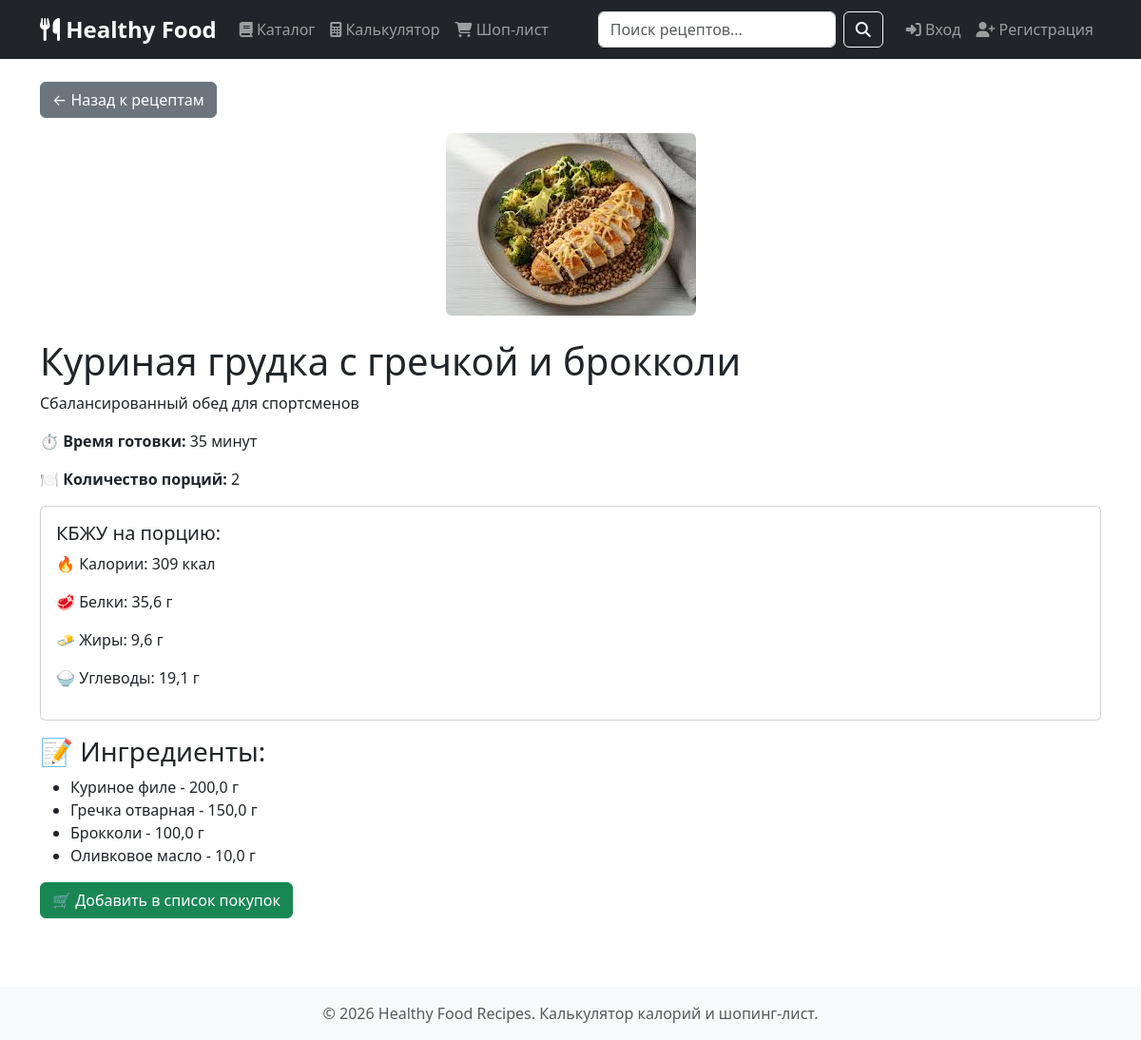
Page /recipe/1/ on the committed database.
### recipes/models.py (models this page shows, shortened)
class Recipe(models.Model):
    title = models.CharField(max_length=200)
    description = models.TextField()
    cooking_time = models.IntegerField(help_text='минуты')
    image = models.ImageField(upload_to='recipes/', blank=True, null=True)
    servings = models.IntegerField(default=1)
    author = models.ForeignKey(User, on_delete=models.CASCADE, null=True, blank=True, related_name='recipes')
    class Meta:
        verbose_name = 'Рецепт'
        verbose_name_plural = 'Рецепты'
        permissions = [
            ('can_edit_all_recipes', 'Может редактировать любые рецепты'),
            ('can_delete_all_recipes', 'Может удалять любые рецепты'),
        ]

class RecipeIngredient(models.Model):
    recipe = models.ForeignKey(Recipe, on_delete=models.CASCADE)
    ingredient = models.ForeignKey(Ingredient, on_delete=models.CASCADE)
    quantity_grams = models.FloatField()
    class Meta:
        verbose_name = 'Ингредиент рецепта'
        verbose_name_plural = 'Ингредиенты рецептов'

class Ingredient(models.Model):
    name = models.CharField(max_length=200)
    calories = models.FloatField(help_text='ккал на 100г')
    protein = models.FloatField()
    fat = models.FloatField()
    carbs = models.FloatField()
    class Meta:
        verbose_name = 'Ингредиент'
        verbose_name_plural = 'Ингредиенты'

### recipes/views.py (the view)
# urls.py: path('recipe/<int:pk>/', views.recipe_detail, name='recipe_detail'),
def recipe_detail(request, pk):
    recipe = get_object_or_404(Recipe, pk=pk)
    total_calories = sum(ri.quantity_grams / 100 * ri.ingredient.calories for ri in recipe.recipeingredient_set.all())
    total_protein = sum(ri.quantity_grams / 100 * ri.ingredient.protein for ri in recipe.recipeingredient_set.all())
    total_fat = sum(ri.quantity_grams / 100 * ri.ingredient.fat for ri in recipe.recipeingredient_set.all())
    total_carbs = sum(ri.quantity_grams / 100 * ri.ingredient.carbs for ri in recipe.recipeingredient_set.all())
    calories_per_serving = total_calories / recipe.servings
    protein_per_serving = total_protein / recipe.servings
    fat_per_serving = total_fat / recipe.servings
    carbs_per_serving = total_carbs / recipe.servings
    is_favorite = False
    if request.user.is_authenticated:
        is_favorite = Favorite.objects.filter(user=request.user, recipe=recipe).exists()
    return render(request, 'recipes/recipe_detail.html', {
        'recipe': recipe,
        'calories_per_serving': calories_per_serving,
        'protein_per_serving': protein_per_serving,
        'fat_per_serving': fat_per_serving,
        'carbs_per_serving': carbs_per_serving,
        'is_favorite': is_favorite,
    })

### recipes/templates/recipes/recipe_detail.html (shortened to what this page needs)
{% extends 'base.html' %}
{% block content %}
<a href="{% url 'recipe_list' %}" class="btn btn-secondary mb-3">← Назад к рецептам</a>
{% if recipe.image %}
<div class="text-center mb-4">
    <img src="{{ recipe.image.url }}" class="img-fluid rounded" alt="{{ recipe.title }}" style="max-height: 400px;">
</div>
{% endif %}
<h1>{{ recipe.title }}</h1>
<p>{{ recipe.description }}</p>
<p><strong>⏱ Время готовки:</strong> {{ recipe.cooking_time }} минут</p>
<p><strong>🍽 Количество порций:</strong> {{ recipe.servings }}</p>
<div class="card mb-3">
    <div class="card-body">
        <h5>КБЖУ на порцию:</h5>
        <p>🔥 Калории: {{ calories_per_serving|floatformat:0 }} ккал</p>
        <p>🥩 Белки: {{ protein_per_serving|floatformat:1 }} г</p>
        <p>🧈 Жиры: {{ fat_per_serving|floatformat:1 }} г</p>
        <p>🍚 Углеводы: {{ carbs_per_serving|floatformat:1 }} г</p>
    </div>
</div>
<h3>📝 Ингредиенты:</h3>
<ul>
    {% for ing in recipe.recipeingredient_set.all %}
    <li>{{ ing.ingredient.name }} - {{ ing.quantity_grams }} г</li>
    {% endfor %}
</ul>
<a href="{% url 'add_to_shopping_list' recipe.id %}" class="btn btn-success">🛒 Добавить в список покупок</a>
{% endblock %}

### rows in the picture
Recipe: image (picture), title "Куриная грудка с гречкой и брокколи", description "Сбалансированный обед для спортсменов", cooking_time "35", servings "2"
RecipeIngredient: ingredient.name "Куриное филе", quantity_grams "200,0"
RecipeIngredient: ingredient.name "Гречка отварная", quantity_grams "150,0"
RecipeIngredient: ingredient.name "Брокколи", quantity_grams "100,0"
RecipeIngredient: ingredient.name "Оливковое масло", quantity_grams "10,0"

### other values in the picture
{{ calories_per_serving|floatformat:0 }} "309"
{{ protein_per_serving|floatformat:1 }} "35,6"
{{ fat_per_serving|floatformat:1 }} "9,6"
{{ carbs_per_serving|floatformat:1 }} "19,1"
